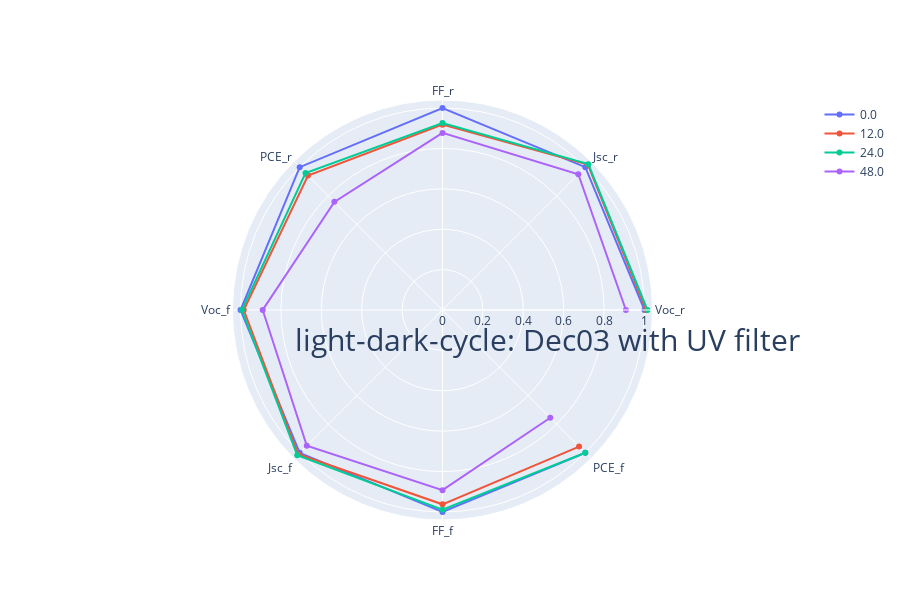
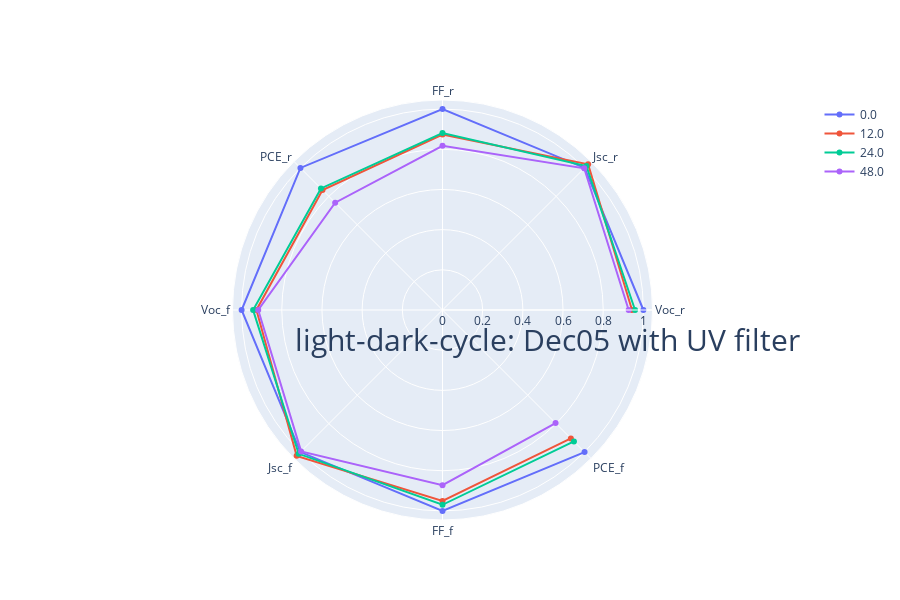
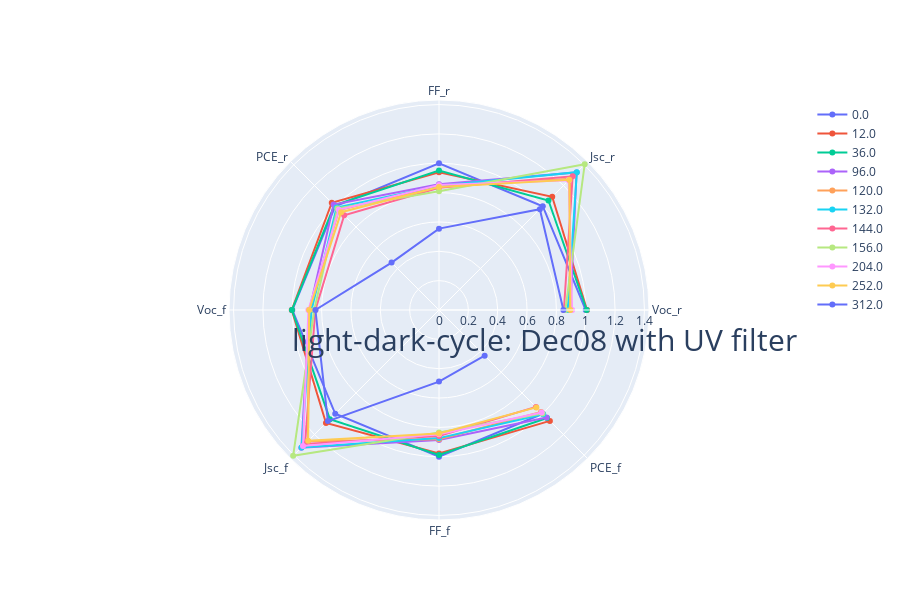
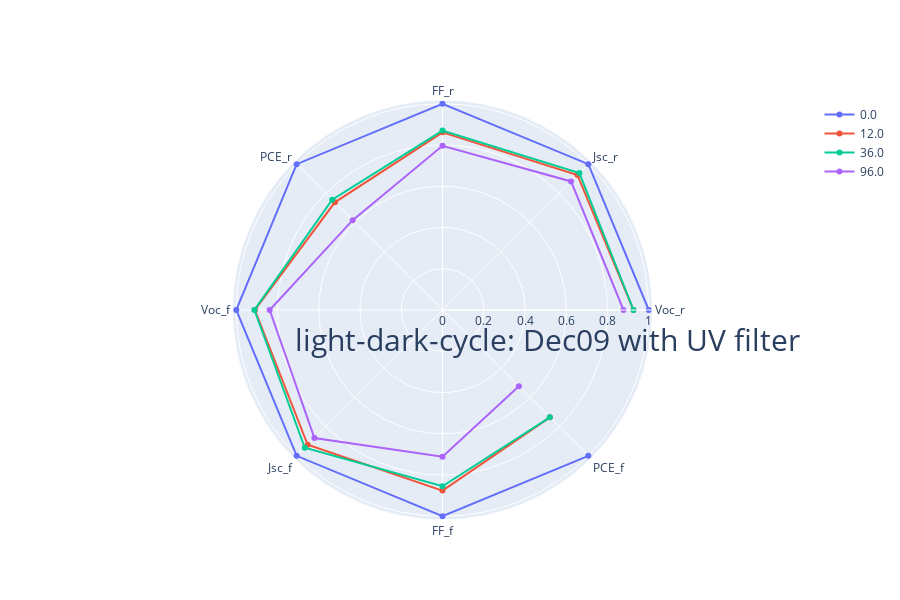

Here is the notebook cell these charts were saved with, in order:
### Markdown cell above
## Draw all cell performance change ratio

### Code cell
mf.draw_cell_performance(data)

### Figure 1 — Plotly figure (JSON) as saved in the notebook; plotly's stock layout.template omitted (floating-point values rounded to 4 significant figures)
{"data": [{"name": "0.0", "r": [1, 1, 1, 1, 1, 1, 1, 1], "theta": ["Voc_r", "Jsc_r", "FF_r", "PCE_r", "Voc_f", "Jsc_f", "FF_f", "PCE_f"], "type": "scatterpolar"}, {"name": "12.0", "r": [1.008, 1.018, 0.9178, 0.9418, 0.9839, 1.01, 0.9621, 0.9563], "theta": ["Voc_r", "Jsc_r", "FF_r", "PCE_r", "Voc_f", "Jsc_f", "FF_f", "PCE_f"], "type": "scatterpolar"}, {"name": "24.0", "r": [1.015, 1.021, 0.9258, 0.9593, 0.9931, 1.017, 0.9892, 0.9993], "theta": ["Voc_r", "Jsc_r", "FF_r", "PCE_r", "Voc_f", "Jsc_f", "FF_f", "PCE_f"], "type": "scatterpolar"}, {"name": "48.0", "r": [0.9081, 0.9509, 0.8768, 0.7571, 0.8903, 0.9502, 0.892, 0.7546], "theta": ["Voc_r", "Jsc_r", "FF_r", "PCE_r", "Voc_f", "Jsc_f", "FF_f", "PCE_f"], "type": "scatterpolar"}], "layout": {"height": 600, "polar": {"radialaxis": {"title": {"font": {"size": 30}, "text": "light-dark-cycle: Dec03 with UV filter"}, "visible": true}}, "showlegend": true}}

### Figure 2 — Plotly figure (JSON) as saved in the notebook; plotly's stock layout.template omitted (floating-point values rounded to 4 significant figures)
{"data": [{"name": "0.0", "r": [1, 1, 1, 1, 1, 1, 1, 1], "theta": ["Voc_r", "Jsc_r", "FF_r", "PCE_r", "Voc_f", "Jsc_f", "FF_f", "PCE_f"], "type": "scatterpolar"}, {"name": "12.0", "r": [0.9433, 1.025, 0.8734, 0.8446, 0.9262, 1.027, 0.9505, 0.9038], "theta": ["Voc_r", "Jsc_r", "FF_r", "PCE_r", "Voc_f", "Jsc_f", "FF_f", "PCE_f"], "type": "scatterpolar"}, {"name": "24.0", "r": [0.9584, 1.013, 0.8811, 0.8555, 0.9427, 1.012, 0.9696, 0.9254], "theta": ["Voc_r", "Jsc_r", "FF_r", "PCE_r", "Voc_f", "Jsc_f", "FF_f", "PCE_f"], "type": "scatterpolar"}, {"name": "48.0", "r": [0.9266, 0.9976, 0.8173, 0.7555, 0.9172, 0.9952, 0.8719, 0.7959], "theta": ["Voc_r", "Jsc_r", "FF_r", "PCE_r", "Voc_f", "Jsc_f", "FF_f", "PCE_f"], "type": "scatterpolar"}], "layout": {"height": 600, "polar": {"radialaxis": {"title": {"font": {"size": 30}, "text": "light-dark-cycle: Dec05 with UV filter"}, "visible": true}}, "showlegend": true}}

### Figure 3 — Plotly figure (JSON) as saved in the notebook; plotly's stock layout.template omitted (floating-point values rounded to 4 significant figures)
{"data": [{"name": "0.0", "r": [1, 1, 1, 1, 1, 1, 1, 1], "theta": ["Voc_r", "Jsc_r", "FF_r", "PCE_r", "Voc_f", "Jsc_f", "FF_f", "PCE_f"], "type": "scatterpolar"}, {"name": "12.0", "r": [1.009, 1.091, 0.9389, 1.034, 1.003, 1.089, 0.9779, 1.069], "theta": ["Voc_r", "Jsc_r", "FF_r", "PCE_r", "Voc_f", "Jsc_f", "FF_f", "PCE_f"], "type": "scatterpolar"}, {"name": "36.0", "r": [1.007, 1.055, 0.95, 1.009, 1.002, 1.052, 0.9877, 1.041], "theta": ["Voc_r", "Jsc_r", "FF_r", "PCE_r", "Voc_f", "Jsc_f", "FF_f", "PCE_f"], "type": "scatterpolar"}, {"name": "96.0", "r": [0.8948, 1.326, 0.8564, 1.016, 0.8824, 1.327, 0.8852, 1.037], "theta": ["Voc_r", "Jsc_r", "FF_r", "PCE_r", "Voc_f", "Jsc_f", "FF_f", "PCE_f"], "type": "scatterpolar"}, {"name": "120.0", "r": [0.8887, 1.264, 0.8436, 0.9642, 0.8838, 1.265, 0.88, 0.9835], "theta": ["Voc_r", "Jsc_r", "FF_r", "PCE_r", "Voc_f", "Jsc_f", "FF_f", "PCE_f"], "type": "scatterpolar"}, {"name": "132.0", "r": [0.877, 1.329, 0.8471, 0.9869, 0.8688, 1.324, 0.873, 1.005], "theta": ["Voc_r", "Jsc_r", "FF_r", "PCE_r", "Voc_f", "Jsc_f", "FF_f", "PCE_f"], "type": "scatterpolar"}, {"name": "144.0", "r": [0.8511, 1.288, 0.8336, 0.9138, 0.8426, 1.292, 0.8583, 0.934], "theta": ["Voc_r", "Jsc_r", "FF_r", "PCE_r", "Voc_f", "Jsc_f", "FF_f", "PCE_f"], "type": "scatterpolar"}, {"name": "156.0", "r": [0.8611, 1.404, 0.8097, 0.9789, 0.8503, 1.406, 0.8345, 0.9975], "theta": ["Voc_r", "Jsc_r", "FF_r", "PCE_r", "Voc_f", "Jsc_f", "FF_f", "PCE_f"], "type": "scatterpolar"}, {"name": "204.0", "r": [0.9072, 1.25, 0.8519, 0.9659, 0.89, 1.311, 0.8475, 0.9887], "theta": ["Voc_r", "Jsc_r", "FF_r", "PCE_r", "Voc_f", "Jsc_f", "FF_f", "PCE_f"], "type": "scatterpolar"}, {"name": "252.0", "r": [0.8954, 1.256, 0.8386, 0.9428, 0.8846, 1.261, 0.8412, 0.9385], "theta": ["Voc_r", "Jsc_r", "FF_r", "PCE_r", "Voc_f", "Jsc_f", "FF_f", "PCE_f"], "type": "scatterpolar"}, {"name": "312.0", "r": [0.8478, 0.972, 0.5545, 0.457, 0.8422, 1.071, 0.4879, 0.44], "theta": ["Voc_r", "Jsc_r", "FF_r", "PCE_r", "Voc_f", "Jsc_f", "FF_f", "PCE_f"], "type": "scatterpolar"}], "layout": {"height": 600, "polar": {"radialaxis": {"title": {"font": {"size": 30}, "text": "light-dark-cycle: Dec08 with UV filter"}, "visible": true}}, "showlegend": true}}

### Figure 4 — Plotly figure (JSON) as saved in the notebook; plotly's stock layout.template omitted (floating-point values rounded to 4 significant figures)
{"data": [{"name": "0.0", "r": [1, 1, 1, 1, 1, 1, 1, 1], "theta": ["Voc_r", "Jsc_r", "FF_r", "PCE_r", "Voc_f", "Jsc_f", "FF_f", "PCE_f"], "type": "scatterpolar"}, {"name": "12.0", "r": [0.9259, 0.9255, 0.8612, 0.738, 0.9096, 0.9244, 0.8755, 0.7362], "theta": ["Voc_r", "Jsc_r", "FF_r", "PCE_r", "Voc_f", "Jsc_f", "FF_f", "PCE_f"], "type": "scatterpolar"}, {"name": "36.0", "r": [0.9261, 0.9388, 0.8699, 0.7563, 0.912, 0.9444, 0.8544, 0.736], "theta": ["Voc_r", "Jsc_r", "FF_r", "PCE_r", "Voc_f", "Jsc_f", "FF_f", "PCE_f"], "type": "scatterpolar"}, {"name": "96.0", "r": [0.8775, 0.8815, 0.7962, 0.6159, 0.8379, 0.878, 0.7118, 0.5236], "theta": ["Voc_r", "Jsc_r", "FF_r", "PCE_r", "Voc_f", "Jsc_f", "FF_f", "PCE_f"], "type": "scatterpolar"}], "layout": {"height": 600, "polar": {"radialaxis": {"title": {"font": {"size": 30}, "text": "light-dark-cycle: Dec09 with UV filter"}, "visible": true}}, "showlegend": true}}
